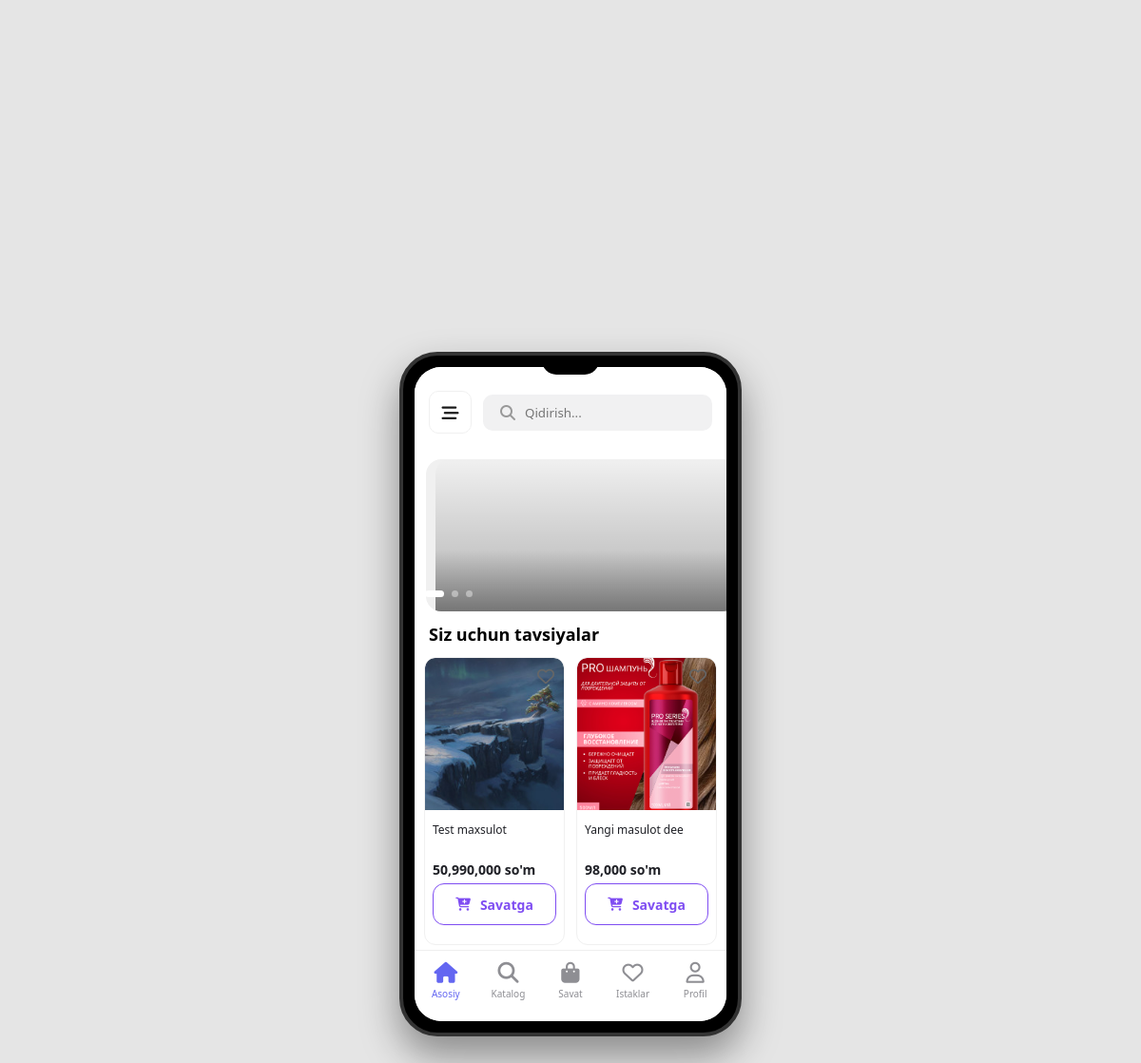
The page / on the database its author committed.
### app/models.py (models this page shows, shortened)
class BaseCreatedModel(models.Model):
    created_at = models.DateTimeField(auto_now_add=True)
    updated_at = models.DateTimeField(auto_now=True)
    class Meta:
        abstract = True

class UzumProduct(BaseCreatedModel):
    name = models.CharField(max_length=100)
    slug = models.SlugField( max_length=300, unique=True, blank=True, editable=False)
    price = models.PositiveIntegerField()
    aksi_narx = models.PositiveSmallIntegerField( validators=[MinValueValidator(0), MaxValueValidator(100)], default=0)
    about = models.TextField()
    count = models.PositiveIntegerField(default=2)
    is_active = models.BooleanField(default=True)
    info = models.JSONField(default=default_uzum_info, blank=True)
    category = models.ForeignKey(
        Kategoriy,
        on_delete=models.CASCADE,
        related_name='products'
    )

class UzumProductImage(BaseCreatedModel):
    image = models.ImageField(upload_to='maxsulot_rasm/')
    product = models.ForeignKey(UzumProduct, on_delete=models.CASCADE, related_name='images')

### app/views.py (the view)
# urls.py: path('', home_page, name='home_page'),
def home_page(request):
    query = ''
    products_list = UzumProduct.objects.all().order_by('-id')
    if request.method == 'POST':
        query = request.POST.get('q', '').strip()
        if query:
            products_list = products_list.filter(
                Q(name__icontains=query) | Q(about__icontains=query)
            )
    paginator = Paginator(products_list, 20)
    page_number = request.GET.get('page')
    page_obj = paginator.get_page(page_number)
    liked_product_ids = []
    if request.user.is_authenticated:
        liked_product_ids = list(Like.objects.filter(user=request.user).values_list('product_id', flat=True))
    return render(request, 'home.html', {
        'page_obj': page_obj,
        'liked_product_ids': liked_product_ids,
        'search_query': query,
    })

### app/context_processors.py (called while the page is built)
def cart_item_count(request):
    count = 0
    if request.user.is_authenticated:
        count = ShopingModel.objects.filter(user=request.user).count()
    return {'cart_item_count': count}

### templates/home.html (shortened to what this page needs)
{% extends 'base.html' %}
{% block main %}
{% load humanize %}
<div class="main-content">
  <div class="slider-container">
    <div class="slider-wrapper" id="sliderWrapper">
      <div class="slide">
        <div class="slide-img" style="background-image: url('https://images.unsplash.com/photo-1441986300917-64674bd600d8?w=500');">
        </div>
      </div>
    </div>
    <div class="dots">
      <div class="dot active"></div>
      <div class="dot"></div>
      <div class="dot"></div>
    </div>
  </div>
  <h3 style="padding: 0 15px; margin-bottom: 12px; font-size: 18px">Siz uchun tavsiyalar</h3>
  <div class="product-grid">
    {% for i in page_obj %}
    <div class="product-card">
      <i class="fa-regular fa-heart wish-icon"></i>
      <a href="{% url 'product_details' i.slug %}" style="text-decoration: none; color: inherit; display: block;">
        {% if i.images.all %}
          <img class="product-img" src="{{ i.images.all.0.image.url }}" alt="{{ i.name }}" />
        {% endif %}
        <div class="product-info">
          <p class="product-title">{{ i.name |capfirst }}</p>
          <div class="price-container">
            <span class="price-now">{{ i.price|intcomma }} so'm</span>
          </div>
        </div>
      </a>
      <div style="padding: 0 8px 8px 8px;">
        <form action="{% url 'shoping_cart_create' %}" method="POST">
          <button type="submit" class="add-cart-btn">
            <i class="fa-solid fa-cart-plus"></i>
            <span>Savatga</span>
          </button>
        </form>
      </div>
    </div>
    {% endfor %}
  </div>
</div>
{% endblock main %}

### templates/base.html (style rules this page uses)
* { margin: 0; padding: 0; box-sizing: border-box; font-family: "Segoe UI", sans-serif; }
body { background: #e5e5e5; display: flex; justify-content: center; align-items: center; min-height: 100vh; }
.main-content { flex: 1; overflow-y: auto; background: #fff; padding-bottom: 20px; }
.slider-container { width: 100%; height: 160px; position: relative; overflow: hidden; margin: 10px 0; }
.slider-wrapper { display: flex; width: 300%; height: 100%; transition: transform 0.5s cubic-bezier(0.4, 0, 0.2, 1); }
.slide { width: 100%; height: 100%; padding: 0 10px; }
.slide-img { width: 100%; height: 100%; border-radius: 15px; background-size: cover; background-position: center; display: flex; flex-direction: column; justify-content: flex-end; padding: 15px; color: white; position: relative; }
.slide-img::after { content: ""; position: absolute; top: 0; left: 0; width: 100%; height: 100%; background: linear-gradient(to top, rgba(0, 0, 0, 0.4), transparent); border-radius: 15px; }
.dots { position: absolute; bottom: 15px; left: 50%; transform: translateX(-50%); display: flex; gap: 6px; }
.dot { width: 8px; height: 8px; background: rgba(255, 255, 255, 0.4); border-radius: 50%; transition: 0.3s; }
.dot.active { background: #fff; width: 20px; border-radius: 10px; }
.product-grid { display: grid; grid-template-columns: 1fr 1fr; gap: 12px; padding: 0 10px; }
.product-card { background: white; border-radius: 12px; padding-bottom: 12px; position: relative; display: flex; flex-direction: column; border: 1px solid #f0f0f0; }
.product-img { width: 100%; height: 160px; object-fit: cover; border-radius: 10px 10px 0 0; background: #f8f8f8; }
.wish-icon { position: absolute; top: 10px; right: 10px; font-size: 18px; color: #666; z-index: 2; }
.product-info { padding: 8px 8px 0 8px; }
.product-title { font-size: 12px; color: #1f2026; line-height: 1.3; height: 32px; overflow: hidden; display: -webkit-box; -webkit-line-clamp: 2; -webkit-box-orient: vertical; margin-bottom: 6px; }
.price-now { font-weight: 700; font-size: 14px; color: #1f2026; margin-top: -2px; }
.add-cart-btn { width: 100%; height: 36px; background: transparent; border: 1px solid #7f4df2; border-radius: 8px; display: flex; align-items: center; justify-content: center; gap: 8px; color: #7f4df2; font-size: 12px; font-weight: 500; cursor: pointer; transition: 0.2s; margin-top: 4px; }

### templates/home.html (style rules this page uses)
.slider-container { position: relative; margin: 12px; border-radius: 16px; overflow: hidden; background: #f0f0f0; }
.slide-img { height: 240px; background-size: cover; background-position: center; display: flex; align-items: flex-end; padding: 24px; position: relative; }
.slide-img::before { content: ""; position: absolute; top: 0; left: 0; right: 0; bottom: 0; background: linear-gradient(to top, rgba(0,0,0,0.75) 0%, transparent 60%); z-index: 1; }
.dots { position: absolute; bottom: 15px; left: 24px; display: flex; gap: 8px; z-index: 3; }
.dot { width: 7px; height: 7px; background: rgba(255, 255, 255, 0.4); border-radius: 50%; transition: all 0.3s ease; }
.dot.active { width: 20px; background: #ffffff; border-radius: 10px; }
.product-card { background: #fff; border-radius: 12px; overflow: hidden; }
.add-cart-btn { width: 100%; height: 44px; background: transparent; border: 1.5px solid #7f4df2; border-radius: 12px; display: flex; align-items: center; justify-content: center; gap: 10px; color: #7f4df2; font-size: 14px; font-weight: 600; cursor: pointer; transition: all 0.2s ease; }
.main-content { position: relative; }

### rows shown on the page
UzumProduct: images.all.0.image (picture), name "Test maxsulot", price "50,990,000"
UzumProduct: images.all.0.image (picture), name "Yangi masulot dee", price "98,000"
